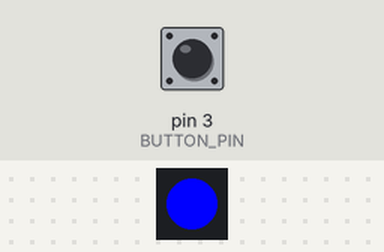
A sketch run on a simulated Arduino Uno, built with avr-gcc and run on an emulated ATmega328P. Shown: 1 RGB LEDs in strip order, left to right. The test bench sets the inputs (shaded band); at power-on: pin 3 (BUTTON_PIN) HIGH.

Above: at 1.2 s.
1.3 s: pin 3 (BUTTON_PIN) pulled LOW for 0.15 s
At 1.37 s:
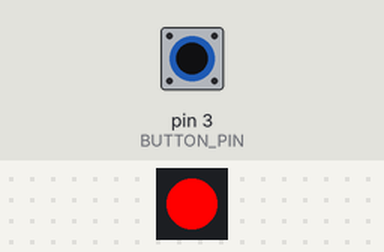
2.9 s: pin 3 (BUTTON_PIN) pulled LOW for 3.2 s
At 7.4 s:
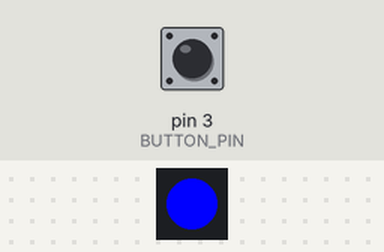
Timing chart, 0 to 8.9 s (numbered marks = the images above; inputs shaded):
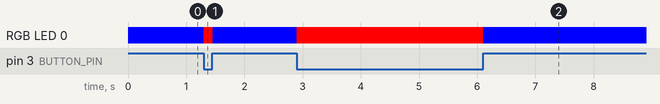

The sketch:

buttonTest.ino
```cpp
#include "FastLED.h"

#define NUM_LEDS 1
#define DATA_PIN 0
#define BUTTON_PIN 3

CRGB leds[NUM_LEDS];

void setup() {
  FastLED.addLeds<NEOPIXEL, DATA_PIN>(leds, NUM_LEDS);
  pinMode(BUTTON_PIN, INPUT_PULLUP);
}

void loop() {
  if (digitalRead(BUTTON_PIN) != LOW)
  {
    leds[0].red = 0;
    leds[0].green = 0;
    leds[0].blue = 255;
  }
  else
  {
    leds[0].red = 255;
    leds[0].green = 0;
    leds[0].blue = 0;
  }
  FastLED.show();
}
```

Measured:
- after the input at 1.3 s, RGB LED 0: RGB(0, 0, 255) → RGB(255, 0, 0) at once, → RGB(0, 0, 255) 0.15 s later
- after the input at 2.9 s, RGB LED 0: RGB(0, 0, 255) → RGB(255, 0, 0) at once, → RGB(0, 0, 255) 3.2 s later
